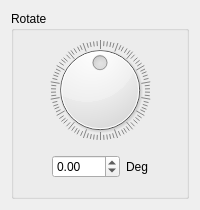
<?xml version="1.0" encoding="UTF-8"?>
<ui version="4.0">
 <class>RotateWidget</class>
 <widget class="QWidget" name="RotateWidget">
  <property name="windowModality">
   <enum>Qt::NonModal</enum>
  </property>
  <property name="geometry">
   <rect>
    <x>0</x>
    <y>0</y>
    <width>200</width>
    <height>210</height>
   </rect>
  </property>
  <property name="windowTitle">
   <string/>
  </property>
  <layout class="QGridLayout" name="gridLayout">
   <item row="0" column="0">
    <widget class="QGroupBox" name="groupBox">
     <property name="title">
      <string>Rotate</string>
     </property>
     <layout class="QGridLayout" name="gridLayout_2">
      <item row="0" column="0">
       <widget class="QDial" name="dial">
        <property name="cursor">
         <cursorShape>PointingHandCursor</cursorShape>
        </property>
        <property name="minimum">
         <number>-180</number>
        </property>
        <property name="maximum">
         <number>180</number>
        </property>
        <property name="singleStep">
         <number>1</number>
        </property>
        <property name="invertedAppearance">
         <bool>false</bool>
        </property>
        <property name="invertedControls">
         <bool>false</bool>
        </property>
        <property name="wrapping">
         <bool>true</bool>
        </property>
        <property name="notchTarget">
         <double>3.699999999999999</double>
        </property>
        <property name="notchesVisible">
         <bool>true</bool>
        </property>
       </widget>
      </item>
      <item row="1" column="0">
       <layout class="QHBoxLayout" name="horizontalLayout">
        <item>
         <spacer name="horizontalSpacer">
          <property name="orientation">
           <enum>Qt::Horizontal</enum>
          </property>
          <property name="sizeHint" stdset="0">
           <size>
            <width>40</width>
            <height>20</height>
           </size>
          </property>
         </spacer>
        </item>
        <item>
         <widget class="QDoubleSpinBox" name="doubleSpinBox">
          <property name="minimum">
           <double>-180.000000000000000</double>
          </property>
          <property name="maximum">
           <double>180.000000000000000</double>
          </property>
          <property name="singleStep">
           <double>0.100000000000000</double>
          </property>
         </widget>
        </item>
        <item>
         <widget class="QLabel" name="label_2">
          <property name="text">
           <string>Deg</string>
          </property>
         </widget>
        </item>
        <item>
         <spacer name="horizontalSpacer_2">
          <property name="orientation">
           <enum>Qt::Horizontal</enum>
          </property>
          <property name="sizeHint" stdset="0">
           <size>
            <width>40</width>
            <height>20</height>
           </size>
          </property>
         </spacer>
        </item>
       </layout>
      </item>
     </layout>
    </widget>
   </item>
  </layout>
 </widget>
 <resources/>
 <connections/>
</ui>
